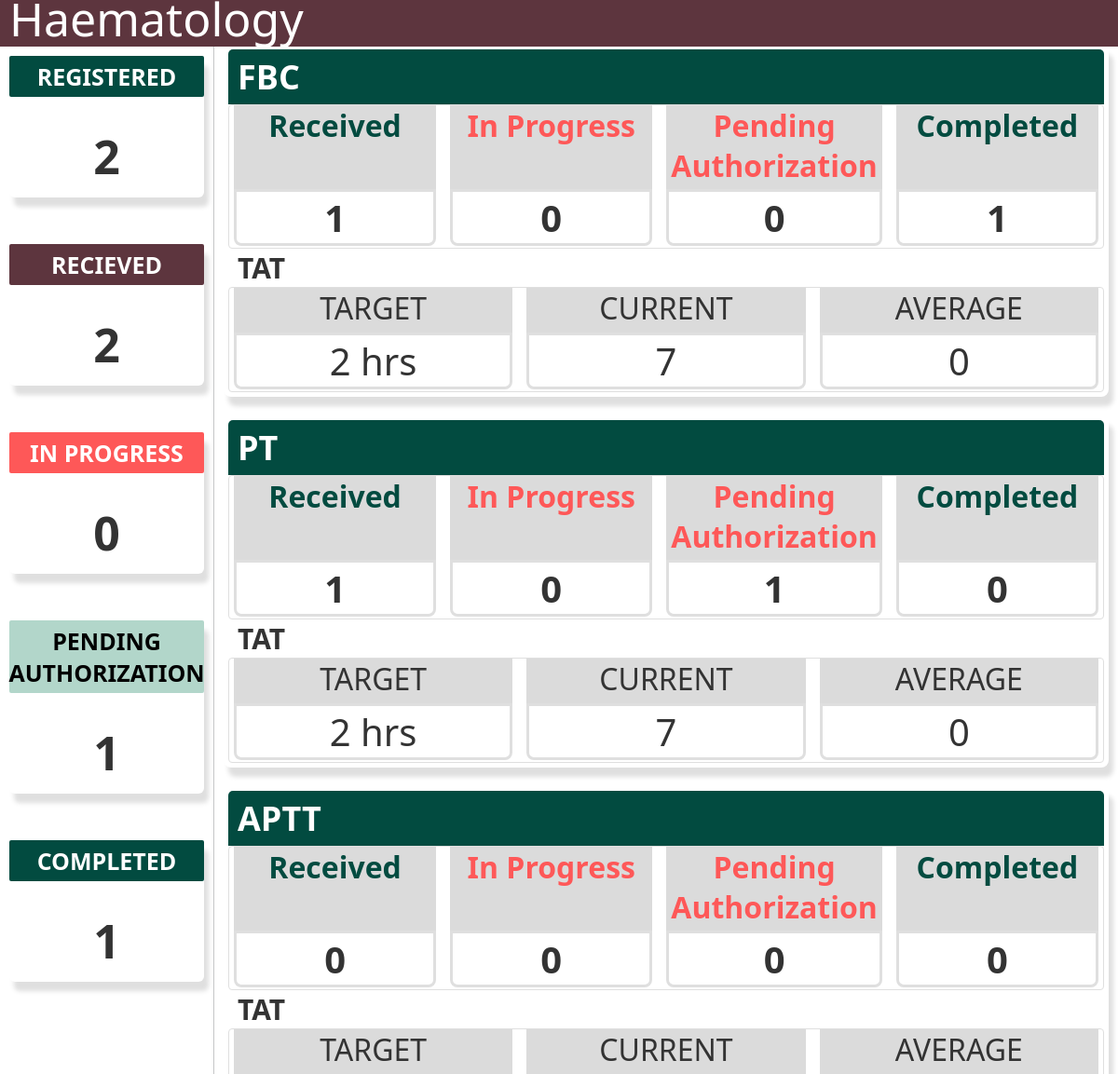
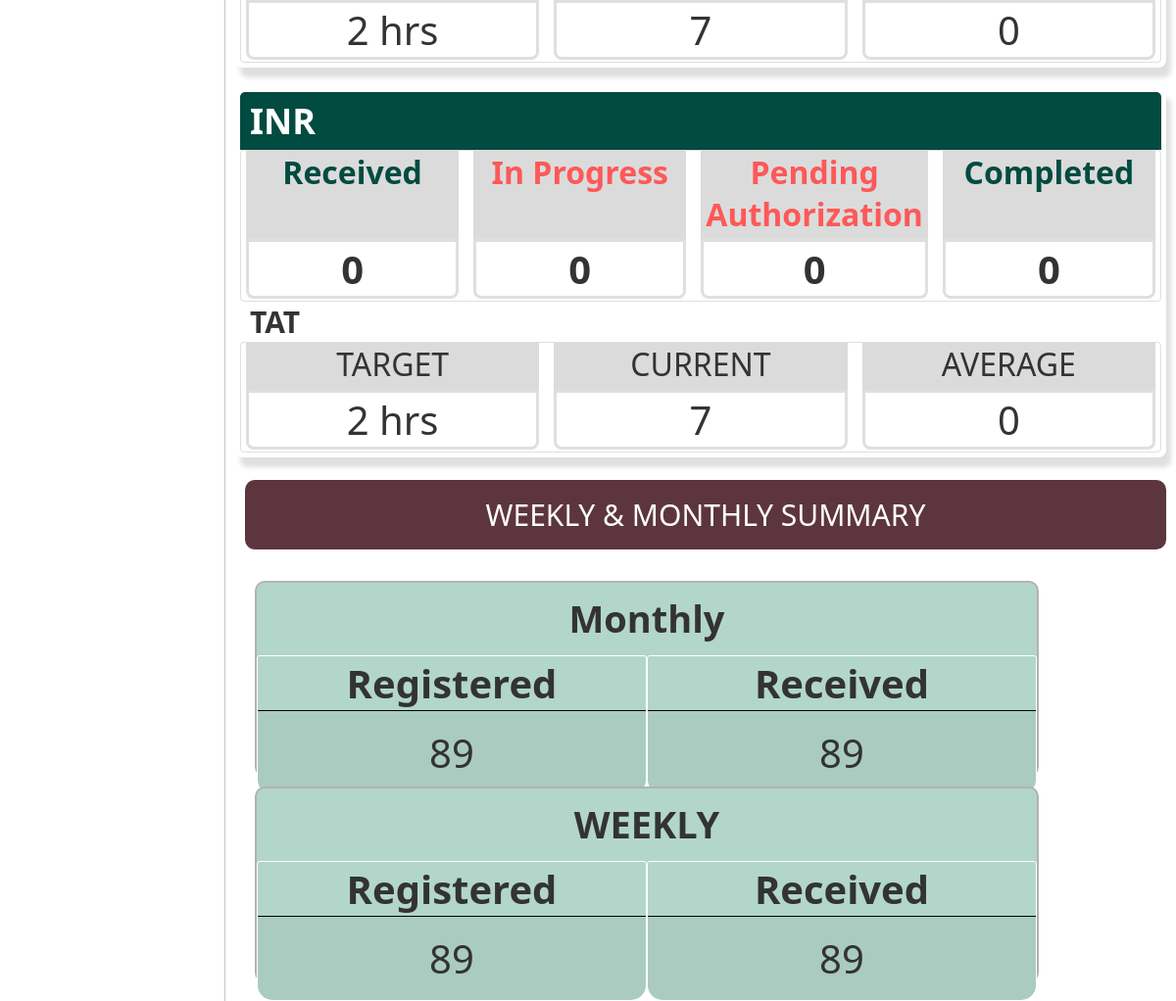
The page / on the database its author committed (2 pictures, top to bottom).
### tables this page shows
CREATE TABLE test_definitions (
                id INTEGER NOT NULL UNIQUE,
                test_id INTEGER NOT NULL,
                test_name VARCHAR(100) NOT NULL,
                test_short_name VARCHAR(100) NOT NULL,
                targetTAT VARCHAR(100) NOT NULL,
                PRIMARY KEY(id AUTOINCREMENT)
            );

### app.py (the view)
@app.route("/dashboard/")
@app.route("/")
def index():
    content = {
        "departmentName": department,
        "testType1": testType1,
        "testType2": testType2,
        "testType3": testType3,
        "testType4": testType4,
    }
    summaryDataObj = SummaryData()
    summaryContent = {
        "summaryRegisteredTotal": summaryDataObj.getSummaryRegistered(),
        "summaryReceivedTotal": summaryDataObj.getSummaryReceived(),
        "summaryInProgressTotal": summaryDataObj.getSummaryInprogress(),
        "summaryPendingAuthTotal": summaryDataObj.getSummaryPendingAuth(),
        "summaryCompleteTotal": summaryDataObj.getSummaryComplete()
    }
    summaryDataObj.closeConn()
    testDataObj1 = TestsData(testType1)
    testContent1 = {
        "registered1": testDataObj1.getRegistered(),
        "received1": testDataObj1.getReceived(),
        "inProgress1": testDataObj1.getInProgress(),
        "pendingAuth1": testDataObj1.getPendingAuth(),
        "complete1": testDataObj1.getComplete()
    }
    testDataObj1.closeConn()
    testDataObj2 = TestsData(testType2)
    testContent2 = {
        "registered2": testDataObj2.getRegistered(),
        "received2": testDataObj2.getReceived(),
        "inProgress2": testDataObj2.getInProgress(),
        "pendingAuth2": testDataObj2.getPendingAuth(),
        "complete2": testDataObj2.getComplete()
    }
    testDataObj2.closeConn()
    testDataObj3 = TestsData(testType3)
    testContent3 = {
        "registered3": testDataObj3.getRegistered(),
        "received3": testDataObj3.getReceived(),
        "inProgress3": testDataObj3.getInProgress(),
        "pendingAuth3": testDataObj3.getPendingAuth(),
        "complete3": testDataObj3.getComplete()
    }
    testDataObj3.closeConn()
    testDataObj4 = TestsData(testType4)
    testContent4 = {
        "registered4": testDataObj4.getRegistered(),
        "received4": testDataObj4.getReceived(),
        "inProgress4": testDataObj4.getInProgress(),
        "pendingAuth4": testDataObj4.getPendingAuth(),
        "complete4": testDataObj4.getComplete()
    }
    testDataObj4.closeConn()
    tatContent = {
        "target1": TATData(testType1).targetTAT(),
        "target2": TATData(testType2).targetTAT(),
        "target3": TATData(testType3).targetTAT(),
        "target4": TATData(testType4).targetTAT()
    }
    return render_template(
        "dashboard.template.html",
        **content,
        **summaryContent,
        **testContent1,
        **testContent2,
        **testContent3,
        **testContent4,
        **tatContent
    )

### templates/dashboard.template.html (shortened to what this page needs)
{% extends "dashboard.base.html" %}

### templates/dashboard.base.html (shortened to what this page needs)
<!DOCTYPE html>
<html lang="en">
<head>
    <link rel="stylesheet" href="{{url_for('static',filename='css/dashBoard.css')}}">
    <link rel="stylesheet" href="../static/css/dashBoard.css">
</head>
<body>
    <div class="nav">
    </div>
    <div class="sideNav">
        <div class="card">
            <span class="title green">
                REGISTERED
            </span>
            <span class="value">
                {{summaryRegisteredTotal}}
            </span>
        </div>
        <div class="card">
            <span class="title maroon">
                RECIEVED
            </span>
            <span class="value">
                {{summaryReceivedTotal}}
            </span>
        </div>
        <div class="card">
            <span class="title red">
                IN PROGRESS
            </span>
            <span class="value">
                {{summaryInProgressTotal}}
            </span>
        </div>
        <div class="card">
            <span class="title lightBlue">
                PENDING AUTHORIZATION
            </span>
            <span class="value">
                {{summaryPendingAuthTotal}}
            </span>
        </div>
        <div class="card">
            <span class="title green">
                COMPLETED
            </span>
            <span class="value">
                {{summaryCompleteTotal}}
            </span>
        </div>
    </div>
    <div class="main">
        <div class="test">
            <span class ="header .green">
                {{testType1}}
            </span>
            <div class="statusCards">
                <div class="cardWrapper">
                    <div class="cardTitle green">
                        Received
                    </div>
                    <div class="cardValue">
                        {{received1}}
                    </div>
                </div>
                <div class="cardWrapper">
                    <div class="cardTitle red">
                        In Progress
                    </div>
                    <div class="cardValue">
                        {{inProgress1}}
                    </div>
                </div>
                <div class="cardWrapper">
                    <div class="cardTitle red">
                        Pending Authorization
                    </div>
                    <div class="cardValue">
                        {{pendingAuth1}}
                    </div>
                </div>
                <div class="cardWrapper">
                    <div class="cardTitle green">
                        Completed
                    </div>
                    <div class="cardValue">
                        {{complete1}}
                    </div>
                </div>
            </div>
            <div class="tat">
                <span class="tatHeader">
                    TAT
                </span>
                <div class="statusCards">
                    <div class="cardWrapper">
                        <div class="cardTitle">
                            TARGET
                        </div>
                        <div class="cardValue">
                            {{target1}}
                        </div>
                    </div>
                    <div class="cardWrapper">
                        <div class="cardTitle">
                            CURRENT
                        </div>
                        <div class="cardValue">
                            7
                        </div>
                    </div>
                    <div class="cardWrapper">
                        <div class="cardTitle">
                            AVERAGE
                        </div>
                        <div class="cardValue">
                            0
                        </div>
                    </div>
                </div>
            </div>
        </div>
        <div class="test">
            <span class ="header .green">
                {{testType2}}
            </span>
            <div class="statusCards">
                <div class="cardWrapper">
                    <div class="cardTitle green">
                        Received
                    </div>
                    <div class="cardValue">
                        {{received2}}
                    </div>
                </div>
                <div class="cardWrapper">
                    <div class="cardTitle red">
                        In Progress
                    </div>
                    <div class="cardValue">
                        {{inProgress2}}
                    </div>
                </div>
                <div class="cardWrapper">
                    <div class="cardTitle red">
                        Pending Authorization
                    </div>
                    <div class="cardValue">
                        {{pendingAuth2}}
                    </div>
                </div>
                <div class="cardWrapper">
                    <div class="cardTitle green">
                        Completed
                    </div>
                    <div class="cardValue">
                        {{complete2}}
                    </div>
                </div>
            </div>
            <div class="tat">
                <span class="tatHeader">
                    TAT
                </span>
                <div class="statusCards">
                    <div class="cardWrapper">
                        <div class="cardTitle">
                            TARGET
                        </div>
                        <div class="cardValue">
                            {{target2}}
                        </div>
                    </div>
                    <div class="cardWrapper">
                        <div class="cardTitle">
                            CURRENT
                        </div>
                        <div class="cardValue">
                            7
                        </div>
                    </div>
                    <div class="cardWrapper">
                        <div class="cardTitle">
                            AVERAGE
                        </div>
                        <div class="cardValue">
                            0
                        </div>
                    </div>
                </div>
            </div>
        </div>
        <div class="test">
            <span class ="header .green">
                {{testType3}}
            </span>
            <div class="statusCards">
                <div class="cardWrapper">
                    <div class="cardTitle green">
                        Received
                    </div>
                    <div class="cardValue">
                        {{received3}}
                    </div>
                </div>
                <div class="cardWrapper">
                    <div class="cardTitle red">
                        In Progress
                    </div>
                    <div class="cardValue">
                        {{inProgress3}}
                    </div>
                </div>
                <div class="cardWrapper">
                    <div class="cardTitle red">
                        Pending Authorization
                    </div>
                    <div class="cardValue">
                        {{pendingAuth3}}
                    </div>
                </div>
                <div class="cardWrapper">
                    <div class="cardTitle green">
                        Completed
                    </div>
                    <div class="cardValue">
                        {{complete3}}
                    </div>
                </div>
            </div>
            <div class="tat">
                <span class="tatHeader">
                    TAT
                </span>
                <div class="statusCards">
                    <div class="cardWrapper">
                        <div class="cardTitle">
                            TARGET
                        </div>
                        <div class="cardValue">
                            {{target3}}
                        </div>
                    </div>
                    <div class="cardWrapper">
                        <div class="cardTitle">
                            CURRENT
                        </div>
                        <div class="cardValue">
                            7
                        </div>
                    </div>
                    <div class="cardWrapper">
                        <div class="cardTitle">
                            AVERAGE
                        </div>
                        <div class="cardValue">
                            0
                        </div>
                    </div>
                </div>
            </div>
        </div>
        <div class="test">
            <span class ="header .green">
                {{testType4}}
            </span>
            <div class="statusCards">
                <div class="cardWrapper">
                    <div class="cardTitle green">
                        Received
                    </div>
                    <div class="cardValue">
                        {{received4}}
                    </div>
                </div>
                <div class="cardWrapper">
                    <div class="cardTitle red">
                        In Progress
                    </div>
                    <div class="cardValue">
                        {{inProgress4}}
                    </div>
                </div>
                <div class="cardWrapper">
                    <div class="cardTitle red">
                        Pending Authorization
                    </div>
                    <div class="cardValue">
                        {{pendingAuth4}}
                    </div>
                </div>
                <div class="cardWrapper">
                    <div class="cardTitle green">
                        Completed
                    </div>
                    <div class="cardValue">
                        {{complete4}}
                    </div>
                </div>
            </div>
            <div class="tat">
                <span class="tatHeader">
                    TAT
                </span>
                <div class="statusCards">
                    <div class="cardWrapper">
                        <div class="cardTitle">
                            TARGET
                        </div>
                        <div class="cardValue">
                            {{target4}}
                        </div>
                    </div>
                    <div class="cardWrapper">
                        <div class="cardTitle">
                            CURRENT
                        </div>
                        <div class="cardValue">
                            7
                        </div>
                    </div>
                    <div class="cardWrapper">
                        <div class="cardTitle">
                            AVERAGE
                        </div>
                        <div class="cardValue">
                            0
                        </div>
                    </div>
                </div>
            </div>
        </div>
    </div>
    <div class="bottomBanner">
        <div class="title">
            <span class="category">
                WEEKLY & MONTHLY SUMMARY
            </span>
        </div>
    </div>
    <div class="slideShowContainer" id="slide1">
        <div class="slideShow">
            <div class="category">
                Monthly
            </div>
            <div class="categoryContainer">
                <div class="categoryResults">
                    <div class="title">
                        Registered
                    </div>
                    <div class="value">
                        89
                    </div>
                </div>
                <div class="categoryResults">
                    <div class="title">
                    Received
                    </div>
                    <div class="value">
                        89
                    </div>
                </div>
            </div>
        </div>
        <div class="slideShow">
            <div class="category">
                WEEKLY
            </div>
            <div class="categoryContainer">
                <div class="categoryResults">
                    <div class="title">
                        Registered
                    </div>
                    <div class="value">
                        89
                    </div>
                </div>
                <div class="categoryResults">
                    <div class="title">
                        Received
                    </div>
                    <div class="value">
                        89
                    </div>
                </div>
            </div>
        </div>
    </div>
</body>
</html>

### rows shown on the page
test_definitions: targetTAT "2 hrs"
test_definitions: targetTAT "2 hrs"
test_definitions: targetTAT "2 hrs"
test_definitions: targetTAT "2 hrs"

### other values the page prints
{{ summaryRegisteredTotal }} "2"
{{ summaryReceivedTotal }} "2"
{{ summaryInProgressTotal }} "0"
{{ summaryPendingAuthTotal }} "1"
{{ summaryCompleteTotal }} "1"
{{ testType1 }} "FBC"
{{ received1 }} "1"
{{ inProgress1 }} "0"
{{ pendingAuth1 }} "0"
{{ complete1 }} "1"
{{ testType2 }} "PT"
{{ received2 }} "1"
{{ inProgress2 }} "0"
{{ pendingAuth2 }} "1"
{{ complete2 }} "0"
